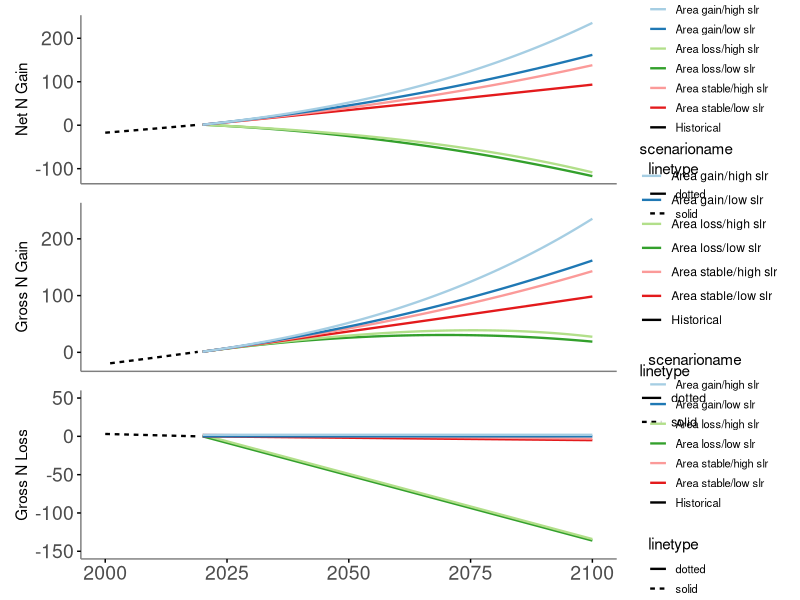
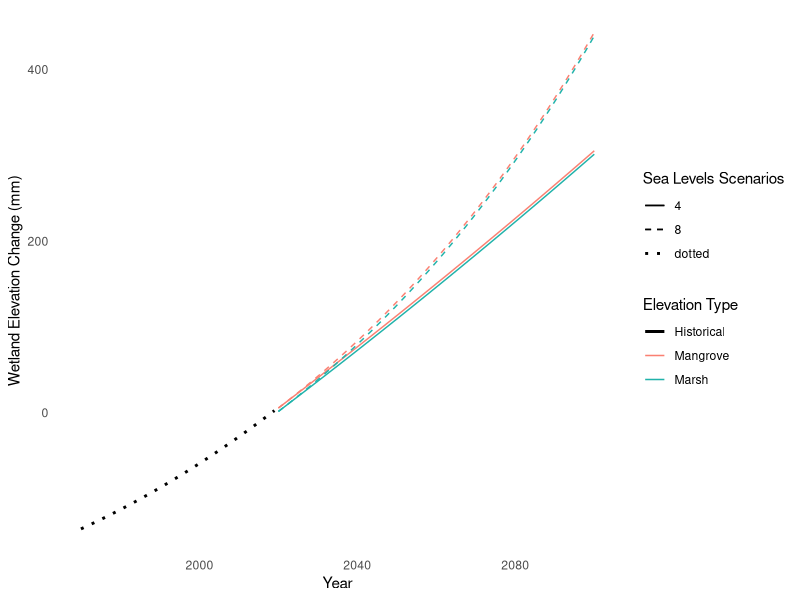
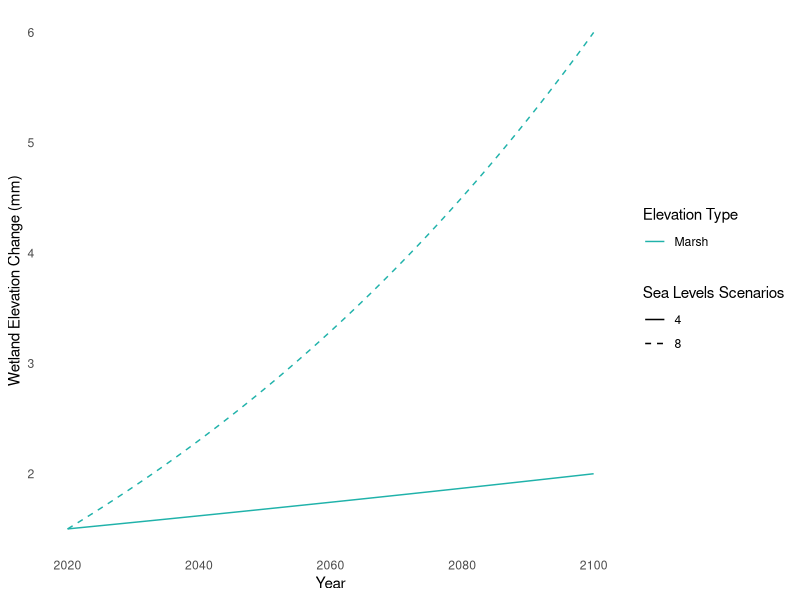
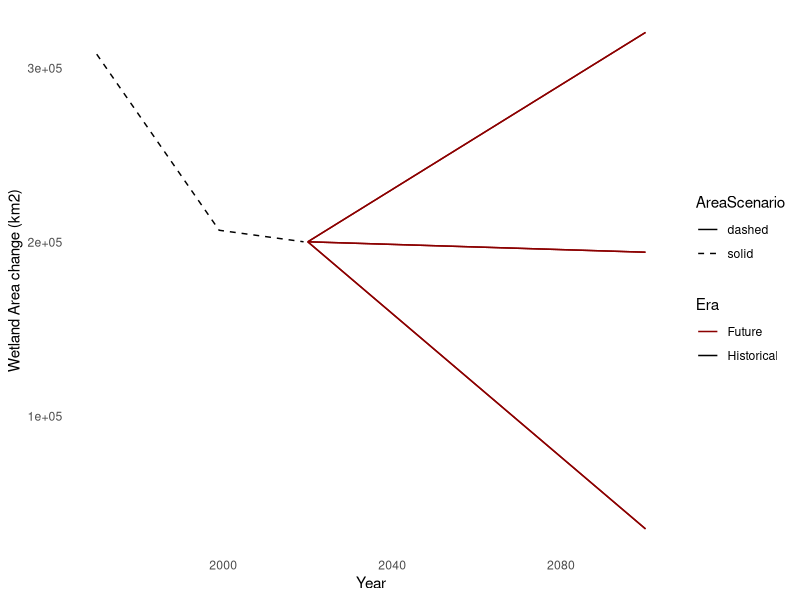
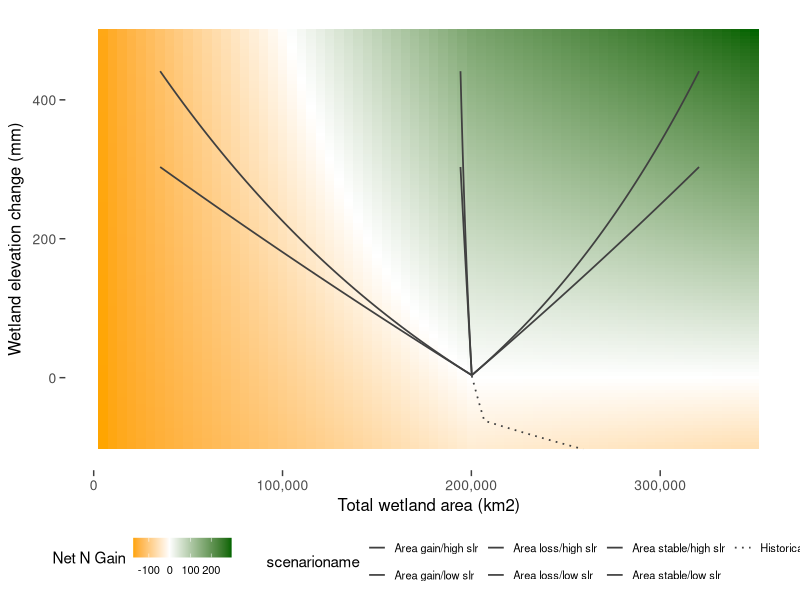

Source code (R) for these figures, in order:

library(dplyr)
library(ggplot2)
library(RColorBrewer)
library(patchwork)

# Define the sequence of years
years <- 2020:2100

# Create the data frame for each year
scenarios <- data.frame(
  scenario = rep(1:6, each = length(years)),
  scenarioname = rep(c('Area loss/low slr', 'Area loss/high slr', 'Area stable/low slr', 
                       'Area stable/high slr', 'Area gain/low slr', 'Area gain/high slr'), 
                     each = length(years)),
  R2020 = 3.5,
  R2100 = rep(c(4, 8, 4, 8, 4, 8), each = length(years)),
  A2020marsh = 52880,
  A2020mangrove = 147349,
  year = rep(years, times = 6)
)

# Define the sequence of historical years (1970 to 2019)
historical_years <- 1970:2019

# Create the data frame for the historical scenario
historical <- data.frame(
  scenario = rep(0, length(historical_years)),  # Scenario identifier
  scenarioname = rep('Historical', length(historical_years)),  # Scenario name
  historical_year = historical_years,  # Years from 1970 to 2019
  
  # Linear increase of rSLR from 2.1 to 3.5
  rSLR = seq.int(2.1, 3.5, length.out = length(historical_years)))
#	year year-1970	Atotal	Amarsh	Amangrove
#1970	  0	      308000	  81356	  226712   based on RAMSAR report
#1999	  29	    206764	  53944	  152920  based on Murray et al. 2022
#2019	  49	    200239	  52880	  147359  based on Murray et al. 2022
  
#Using broken linear model for area
historical$Amarsh <- ifelse(historical$historical_year<1999, 
                            (historical$historical_year-1970)*(53944-81356)/29+ 81356, 
                            (historical$historical_year-1970)*(52880-53944)/20+ (55487))
                            
historical$Amangrove <- ifelse(historical$historical_year<1999, 
                               (historical$historical_year-1970)*(152920-226712)/29+ 226712, 
                               (historical$historical_year-1970)*(147359-152920)/20+ (160983))

# Calculate Atotal as Amarsh + Amangrove
historical$Atotal <- historical$Amarsh + historical$Amangrove

# Calculate cumulative sea level (SL) with an adjustment factor
historical$SL <- cumsum(historical$rSLR) - 137.5

# Calculate nitrogen gain for marshes and mangroves in Tg
historical$Ngainmarsh <- ((historical$Amarsh) * (historical$SL / 10) * (1.78 / 1000) * 10^10) / 10^12
historical$Ngainmangrove <- ((historical$Amangrove) * (historical$SL / 10) * (1.63 / 1000) * 10^10) / 10^12
historical$Ngaintotal <- historical$Ngainmarsh + historical$Ngainmangrove

# Set 2020 area averages
historical$A2020marsh <- mean(scenarios$A2020marsh)
historical$A2020mangrove <- mean(scenarios$A2020mangrove)

# Calculate N loss using Ndensity for marsh and mangrove
historical$Nlossmarsh <- ifelse(   
  historical$Amarsh > historical$A2020marsh,
  (historical$Amarsh - historical$A2020marsh) * 30 * (1.78 / 1000) * 10^10 / 10^12,
  0
)

historical$Nlossmangrove <- ifelse(
  historical$Amangrove > historical$A2020mangrove,
  (historical$Amangrove - historical$A2020mangrove) * 30 * (1.63 / 1000) * 10^10 / 10^12, 
  0
)

historical$Nlosstotal <- historical$Nlossmarsh + historical$Nlossmangrove

# Calculate net nitrogen total
historical$netNtotal <- historical$Ngaintotal + historical$Nlosstotal

# View the data frame
print(historical)

##############################################################


# Calculate the exponential function (k) for each SLR scenario
scenarios$k <- log(scenarios$R2100 / scenarios$R2020) / 80

# Calculate the relative sea level rise (rSLR) for each year: rSLR = SLR2020 * e^(k*(year-2020))
scenarios$rSLR <- scenarios$R2020 * exp(scenarios$k * (scenarios$year - 2020))

# Calculate A2100marsh and A2100mangrove for high loss scenarios 1 and 2
scenarios$A2100marsh[scenarios$scenario %in% c(1, 2)] <- scenarios$A2020marsh[scenarios$scenario %in% c(1, 2)] - 20623
scenarios$A2100mangrove[scenarios$scenario %in% c(1, 2)] <- scenarios$A2020mangrove[scenarios$scenario %in% c(1, 2)] - 144412

# Calculate A2100marsh and A2100mangrove for low loss scenarios 3 and 4
scenarios$A2100marsh[scenarios$scenario %in% c(3, 4)] <- scenarios$A2020marsh[scenarios$scenario %in% c(3,4)] -1568
scenarios$A2100mangrove[scenarios$scenario %in% c(3, 4)] <- scenarios$A2020mangrove[scenarios$scenario %in% c(3,4)] -4421

# Calculate A2100marsh and A2100mangrove for high gain scenarios 5 and 6
scenarios$A2100marsh[scenarios$scenario %in% c(5, 6)] <- scenarios$A2020marsh[scenarios$scenario %in% c(5, 6)] + 20905
scenarios$A2100mangrove[scenarios$scenario %in% c(5, 6)] <- scenarios$A2020mangrove[scenarios$scenario %in% c(5, 6)] + 99434

# Calculate Areas for each year
scenarios$Amarsh <- (scenarios$A2100marsh - scenarios$A2020marsh) * (scenarios$year - 2020) / 80 + scenarios$A2020marsh
scenarios$Amangrove <- (scenarios$A2100mangrove - scenarios$A2020mangrove) * (scenarios$year - 2020) / 80 + scenarios$A2020mangrove
scenarios$Atotal <- scenarios$Amarsh + scenarios$Amangrove

# Calculate the cumulative sum of rSLR within each scenario
scenarios <- scenarios %>%
  group_by(scenario) %>%
  mutate(SL = cumsum(rSLR)) %>%
  ungroup()

# wetland elevation gain, marsh maximal gain is 5 mm yr-1, mangrove max = 7.8, if rSLR > than the max, wetland elevation gain = 0
# 9-13-24 OK I set it back to just keep up with all SLR
scenarios <- scenarios %>%
  mutate(marshgain = rSLR,  #ifelse(rSLR > 5, 0, rSLR),
         mangrovegain = rSLR) #ifelse(rSLR > 7.8, 0, rSLR))

# Calculate the cumulative sum of marsh and mangrove elevation within each scenario
scenarios <- scenarios %>%
  group_by(scenario) %>%
  mutate(marshelev = cumsum(marshgain), mangroveelev = cumsum(mangrovegain)) %>%
  ungroup()

# Calculate N gain using Ndensity for marsh and mangrove = 1.78 and 1.63 mg N cm-3
#Area (km2) * elevation change in cm * N density g cm-3 * 10^10 cm2/km2
scenarios$Ngainmarsh <- ((scenarios$Amarsh) * (scenarios$SL/10) * (1.78/1000) *10^10)/10^12
scenarios$Ngainmangrove <- ((scenarios$Amangrove) * (scenarios$SL/10) * (1.63/1000) * 10^10)/10^12
scenarios$Ngaintotal <- scenarios$Ngainmarsh + scenarios$Ngainmangrove

#add up annual wetland Ngain through vertical accretion
#scenarios <- scenarios %>%  
#  group_by(scenario) %>%
#  mutate(marshNgain = cumsum(Ngainmarsh), mangroveNgain= cumsum(Ngainmangrove)) %>%
#  ungroup()

scenarios$Ngaintotal <- scenarios$Ngainmarsh + scenarios$Ngainmangrove

# Calculate N loss using Ndensity for marsh, mangrove = 1.78 and 1.63 mg N cm-3, assuming 30 cm of erosive loss from area that is lost
scenarios$Nlossmarsh <- ifelse(   
  scenarios$Amarsh < scenarios$A2020marsh,
  (scenarios$Amarsh - scenarios$A2020marsh) * 50 * (1.78 / 1000) * 10^10 / 10^12,
  0)
scenarios$Nlossmangrove <- ifelse(
  scenarios$Amangrove < scenarios$A2020mangrove,
  (scenarios$Amangrove - scenarios$A2020mangrove) * 50 * (1.63 / 1000) * 10^10 / 10^12,
  0
)
scenarios$Nlosstotal <- scenarios$Nlossmarsh + scenarios$Nlossmangrove

# Calculate net N change
scenarios$netNmarsh <- scenarios$Ngainmarsh + scenarios$Nlossmarsh
scenarios$netNmangrove <- scenarios$Ngainmangrove + scenarios$Nlossmangrove
scenarios$netNtotal <- scenarios$netNmarsh + scenarios$netNmangrove


scenarios$scenarioname <- factor(scenarios$scenarioname, levels = c('Area gain/low slr', 'Area gain/high slr','Area loss/low slr', 'Area loss/high slr', 'Area stable/low slr', 
                                                                    'Area stable/high slr' ))


# Define plot colors
plot_colors <- brewer.pal(6, "Paired")



####################################################
# Create a common legend theme
legend_theme <- theme(
  legend.position = "right",
  legend.box = "vertical",
  legend.text = element_text(size = 8),
  legend.key.size = unit(0.5, 'cm'),      # Size of legend keys
  legend.spacing.x = unit(0.5, 'cm'),    # Horizontal spacing between legend items
  legend.spacing.y = unit(0.2, 'cm')     # Vertical spacing between legend items
)



#####################################################
#####################################################

# Merge historical data into scenarios data frame for plotting
historical_plot_data <- historical %>%
  select(historical_year, Ngainmarsh, Ngainmangrove, Ngaintotal, Nlossmarsh, Nlossmangrove, Nlosstotal, netNtotal, Atotal, SL,rSLR) %>%
  mutate(
    year = historical_year,
    scenarioname = "Historical",  # Set a unique name for historical data
    scenario = 0  # Use a distinct identifier for historical data
  )


library(ggplot2)
library(dplyr)
library(patchwork)

# Define line types for scenarios
line_types <- c("solid", "dashed")  # Solid for other scenarios, Dashed for scenario = 0

# Combine historical and scenario data
combined_data <- bind_rows(scenarios, historical_plot_data)


# Define a new column in combined_data to specify the line type
combined_data <- combined_data %>%
  mutate(linetype = ifelse(scenario == 0, "solid", "dotted"))

# Plot net N over time
plot_netN <- ggplot(combined_data, aes(x = year, y = netNtotal, color = scenarioname, group = scenario, linetype = linetype)) +
  geom_line(size=.8) +
  scale_color_manual(values = c(plot_colors, "black")) +  # Add color for historical data
  #scale_linetype_manual(values = line_types) +  # Apply custom line types
  labs(title = NULL, x = "Year", y = "Net N Gain") +
  theme_minimal() +
  theme(axis.title.x = element_blank(), axis.ticks.y = element_line(size=.5), axis.text.y = element_text(size = 14), axis.text.x=element_blank(),axis.line = element_line(size=.5, color="gray50"), panel.grid.major = element_blank(), panel.grid.minor = element_blank()) +
  scale_x_continuous(limits = c(2000, 2100)) +  # Set x-axis limits to start at 2000
  legend_theme

# Plot gross N gain over time
plot_Ngain <- ggplot(combined_data, aes(x = year, y = Ngaintotal, color = scenarioname, group = scenario, linetype = linetype)) +
  geom_line(size=.8) +
  scale_color_manual(values = c(plot_colors, "black")) +  # Add color for historical data
  #scale_linetype_manual(values = line_types) +  # Apply custom line types
  labs(title = NULL, x = "Year", y = "Gross N Gain") +
  theme_minimal() +
  theme(axis.title.x = element_blank(), axis.ticks.y = element_line(size=.5), axis.text.y = element_text(size = 14),axis.text.x=element_blank(),axis.line = element_line(size=.5, color="gray50"),panel.grid.major = element_blank(), panel.grid.minor = element_blank()) +
  scale_x_continuous(limits = c(2000, 2100)) +  # Set x-axis limits to start at 2000
  scale_y_continuous(limits = c(-20, 250))
  legend_theme

  
  #jitter N Loss so that all traces can be seen 
 
  jittered_data <- combined_data %>%
    mutate(Nlosstotal = ifelse(is.na(R2100), 
                               Nlosstotal, 
                               ifelse(R2100 > 5, 
                                      Nlosstotal + 2, 
                                      Nlosstotal)))
  
# Plot N loss over time
plot_Nloss <- ggplot(jittered_data, aes(x = year, y = Nlosstotal, color = scenarioname, group = scenario, linetype = linetype)) +
  geom_line(size=.8) +
  scale_color_manual(values = c(plot_colors, "black")) +  # Add color for historical data
  #scale_linetype_manual(values = line_types) +  # Apply custom line types
  labs(title = NULL, x = "Year", y = "Gross N Loss") +
  theme_minimal() +
  theme(axis.title.x = element_blank(), axis.ticks = element_line(size=.5), axis.text = element_text(size = 14), axis.line = element_line(size=.5, color="gray50"), panel.grid.major = element_blank(), panel.grid.minor = element_blank()) +
  scale_x_continuous(limits = c(2000, 2100)) + 
  scale_y_continuous(limits = c(-150, 50)) + 
  legend_theme

# Combine the plots into a vertical layout
N_by_year <- plot_netN / plot_Ngain / plot_Nloss

# Display the combined plot
print(N_by_year)


###########################################################
# Plot elevation by year

# Combined plot: Overlay mangrove and marsh elevation for each R2100 level
plot_combined_elev_year <- ggplot(scenarios) +
  
  # Line for mangrove elevation at each R2100 level
  geom_line(aes(x = year, y = mangroveelev + 2, color = "Mangrove", linetype = as.factor(R2100), group = interaction(R2100, "Mangrove"))) +
  
  # Line for marsh elevation at each R2100 level
  geom_line(aes(x = year, y = marshelev - 2, color = "Marsh", linetype = as.factor(R2100), group = interaction(R2100, "Marsh"))) +
  
  # Add dotted line for historical data
  geom_line(data = historical_plot_data, aes(x = historical_year, y = SL, color = "Historical", linetype = "dotted"), size = 1) +
  
  # Define colors for mangrove vs marsh and historical data
  scale_color_manual(values = c("Mangrove" = "salmon", "Marsh" = "lightseagreen", "Historical" = "black")) +
  
  # Different linetypes for R2100 levels
  scale_linetype_manual(values = c("solid", "dashed", "dotted", "dotdash", "longdash", "dotted")) +  # Ensure dotted is added for historical data
  
  labs(title = NULL, x = "Year", y = "Wetland Elevation Change (mm)") +
  
  # Minimal theme and remove gridlines
  theme_minimal() +
  theme(panel.grid.major = element_blank(), panel.grid.minor = element_blank(), legend.position = "right") +
  
  # Customize legends for both color (mangrove vs marsh vs historical) and linetype (R2100 levels)
  guides(color = guide_legend(title = "Elevation Type"), linetype = guide_legend(title = "Sea Levels Scenarios"))

# Print the combined plot
print(plot_combined_elev_year)

###########################################################
# Plot rSLR by year

# Combined plot: Overlay mangrove and marsh elevation for each R2100 level
plot_combined_elev_year <- ggplot(scenarios) +
  
  # Line for mangrove elevation at each R2100 level
 # geom_line(aes(x = year, y = rSLR + 2, color = "Mangrove", linetype = as.factor(R2100), group = interaction(R2100, "Mangrove"))) +
  
  # Line for marsh elevation at each R2100 level
 geom_line(aes(x = year, y = rSLR - 2, color = "Marsh", linetype = as.factor(R2100))) +
  
  # Add dotted line for historical data
 # geom_line(data = historical_plot_data, aes(x = historical_year, y = SL, color = "Historical", linetype = "dotted"), size = 1) +
  
  # Define colors for mangrove vs marsh and historical data
  scale_color_manual(values = c("Mangrove" = "salmon", "Marsh" = "lightseagreen", "Historical" = "black")) +
  
  # Different linetypes for R2100 levels
  scale_linetype_manual(values = c("solid", "dashed", "dotted", "dotdash", "longdash", "dotted")) +  # Ensure dotted is added for historical data
  
  labs(title = NULL, x = "Year", y = "Wetland Elevation Change (mm)") +
  
  # Minimal theme and remove gridlines
  theme_minimal() +
  theme(panel.grid.major = element_blank(), panel.grid.minor = element_blank(), legend.position = "right") +
  
  # Customize legends for both color (mangrove vs marsh vs historical) and linetype (R2100 levels)
  guides(color = guide_legend(title = "Elevation Type"), linetype = guide_legend(title = "Sea Levels Scenarios"))

# Print the combined plot
print(plot_combined_elev_year)

####################################################
#Plot area by year 
# Combined plot: Overlay mangrove and marsh area
plot_combined_elev_year <- ggplot(scenarios) +
  
  # Line for mangrove elevation at each R2100 level
  geom_line(aes(x = year, y = Atotal, color = "Future", linetype = "dashed", group = scenario)) +
  
  # Line for marsh elevation at each R2100 level
  #geom_line(aes(x = year, y = Amarsh, color = "Marsh", linetype = "solid", group = scenario)) +
  
  # Add dotted line for historical data
  geom_line(data = historical_plot_data, aes(x = historical_year, y = Atotal, color = "Historical", linetype = "solid"), size = 0.5) +
  
  # Define colors for mangrove vs marsh and historical data
  scale_color_manual(values = c("Future" = "red4",  "Historical" = "black")) +
  
  # Different linetypes for scenarios
 scale_linetype_manual(values = c("solid", "dashed", "dotted", "dotdash", "longdash", "dotted", "solid")) +  # Ensure dotted is added for historical data
  
  labs(title = NULL, x = "Year", y = "Wetland Area change (km2)") +
  
  # Minimal theme and remove gridlines
  theme_minimal() +
  theme(panel.grid.major = element_blank(), panel.grid.minor = element_blank(), legend.position = "right") +
  
  # Customize legends for both color (mangrove vs marsh vs historical) and linetype (Area scenarios)
  guides(color = guide_legend(title = "Era"), linetype = guide_legend(title = "AreaScenario"))

# Print the combined plot
print(plot_combined_elev_year)


##################################################################

##################################################################
#####CONTOUR

# Create a grid of values for the background contour representing net N gain
# 9-5-2024

SL_values <- seq(-100, 500, by = 5)  # SL increments of 0.1 for smoothness
Atotal_values <- seq(min(5000), max(350000), by = 5000)  # Amangrove increments of 5000 for better resolution

contour_grid <- expand.grid(
  SL = SL_values,
  Atotal = Atotal_values
  )

# Calculate N gain for the contour 
contour_grid$Ngaintotal <- ((contour_grid$Atotal) * (contour_grid$SL/10) * (1.7/1000) * 10^10) / 10^12

# Calculate N loss for the contour 
contour_grid$Nlosstotal <- ifelse(   
  contour_grid$Atotal < 200239,
  (contour_grid$Atotal - 200239) * 50 * (1.78 / 1000) * 10^10 / 10^12,0)

# Calculate net N change for the contour 
contour_grid$netNtotal <- contour_grid$Ngaintotal + contour_grid$Nlosstotal

# Specify the folder for saving the recategorized data
Scenarios <- "Scenarios"

# Create the output folder if it doesn't exist
if (!dir.exists(Scenarios)) dir.create(Scenarios)

# Write the recategorized data frame to a new CSV file in the "Recategorized" folder
Scenarios <- file.path(Scenarios, "scenarios.csv")
write.csv(scenarios, Scenarios, row.names = FALSE)

###########################################################################


library(ggplot2)
library(scales)
library(tibble)
library(colorspace)
library(dplyr)  # For filtering

# Filter combined_data for years > 1999
filtered_data <- combined_data %>% filter(year > 1983)


plot_elev_area <- ggplot() +
  
  # Smoothed background with continuous fill
  #geom_tile(data = contour_grid, aes(x = Atotal, y = SL, fill = netNtotal)) + 
  #scale_fill_continuous_divergingx(palette = 'BrBg') + 
  
  geom_tile(data = contour_grid, aes(x = Atotal, y = SL, fill = netNtotal)) + 
  scale_fill_gradientn(
    colors = c("orange", "white", "darkgreen"), # More colors can be added here
    values = scales::rescale(c(min(contour_grid$netNtotal), 0, max(contour_grid$netNtotal))),
    limits = c(min(contour_grid$netNtotal), max(contour_grid$netNtotal)) # Set limits if needed
  ) +
  theme_minimal()+ # Optional: change the theme as needed
  
  # scale_fill_gradient2(name=waiver(), low = "red", mid="white", high = "blue", space = "Lab", na.value = "grey50", guide = "colourbar", aesthetics = "fill") +
  #scale_fill_gradientn(colours=terrain.colors(100))+
  
  #just show years 2000-2100
 
  # Black lines for each scenario
  geom_line(data = filtered_data, aes(x = Atotal, y = SL, linetype = scenarioname, group = scenario), 
            color = "gray25", size=0.6) +
  
  # Format x-axis with tick marks and comma-separated labels
  scale_x_continuous(name = "Total wetland area (km2)", labels = comma) +
  
  # Define different dash types for scenarios
  scale_linetype_manual(values = c("solid", "solid", "solid", "solid", "solid", "solid", "dotted")) +
  
  # Customize labels
  labs(title = NULL, y = expression("Wetland elevation change (mm)")) +
  
  # Adjust the theme
  theme_minimal() +
  theme(
    panel.grid = element_blank(),
    panel.grid.major = element_blank(),  # Remove major gridlines
    panel.grid.minor = element_blank(),  # Remove minor gridlines
    axis.ticks = element_line(color = "gray25"),  # Set ticks color
    axis.ticks.length = unit(0.15, 'cm'),  # Set tick length
    panel.border=element_blank(),
    axis.text= element_text(size = 10),
    axis.title = element_text(size = 12),
    axis.ticks.x = element_line(size = 0.5),  # Customize X-axis ticks
    axis.ticks.y = element_line(size = 0.5),  # Customize Y-axis ticks
    legend.position = "bottom",  # Position legend to the right
    legend.box = "horizontal", 
    legend.text = element_text(size = 8),
    legend.key.size = unit(0.5, 'cm'),
    legend.spacing.x = unit(0.5, 'cm'),
    legend.spacing.y = unit(0.2, 'cm')
  ) +
  
  # Add a colorbar legend for the fill
  guides(fill = guide_colorbar(title = "Net N Gain"))

# Plot
print(plot_elev_area)

# Specify the folder for saving the recategorized data
Scenarios <- "Scenarios"

# Create the output folder if it doesn't exist
if (!dir.exists(Scenarios)) dir.create(Scenarios)

# Write the recategorized data frame to a new CSV file in the "Recategorized" folder
Scenarios <- file.path(Scenarios, "scenariosfiltered.csv")
write.csv(filtered_data, Scenarios, row.names = FALSE)

# Specify the folder for saving the recategorized data
Scenarios <- "Scenarios"

# Create the output folder if it doesn't exist
if (!dir.exists(Scenarios)) dir.create(Scenarios)
Scenarios <- file.path(Scenarios, "contourgrid.csv")
write.csv(contour_grid, Scenarios, row.names = FALSE)
